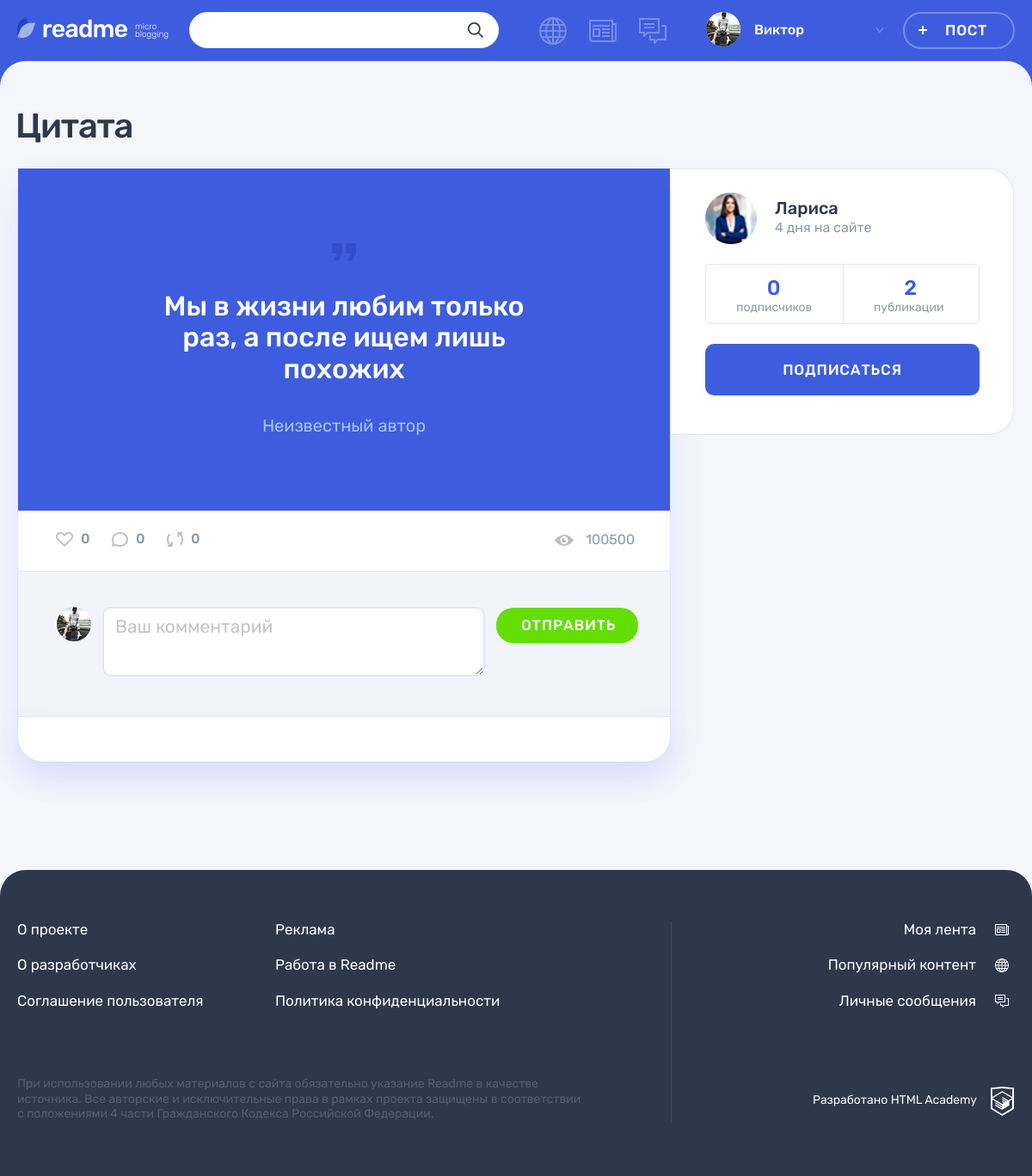
The app's page /post.php?post_id=1 (signed in) with its own data.
### tables this page shows
CREATE TABLE posts (
  id INT UNSIGNED AUTO_INCREMENT PRIMARY KEY,
  post_date TIMESTAMP DEFAULT CURRENT_TIMESTAMP,
  title VARCHAR(128) NOT NULL,
  content_text VARCHAR(512) NULL,
  quote_author VARCHAR(128) NULL,
  img VARCHAR(128) NULL,
  video VARCHAR(128) NULL,
  link VARCHAR(256) NULL,
  views INT UNSIGNED NULL,
  
  user_id INT UNSIGNED NOT NULL,
  type_id INT UNSIGNED  NOT NULL,
  original_author_id INT UNSIGNED NULL,
  original_id INT UNSIGNED NULL
);

CREATE TABLE users (
id INT UNSIGNED AUTO_INCREMENT PRIMARY KEY,
registration_date TIMESTAMP DEFAULT CURRENT_TIMESTAMP,
email VARCHAR(128) NOT NULL UNIQUE,
login VARCHAR(128) NOT NULL UNIQUE,
password VARCHAR(128) NOT NULL,
avatar VARCHAR(128) NOT NULL
);

### functions.php (called while the page is built, shortened)
<?php
function include_template($name, $data)
{
    $name = 'templates/' . $name;
    extract($data);
    require $name;
    $result = ob_get_clean();
    return $result;
}
function anti_xss($user_content)
{
    return htmlspecialchars($user_content, ENT_QUOTES);
}
function time_ago($post_upload_time, $ago_text = " назад")
{
    $interval = $post_upload_time->diff(new DateTime('now'));
    $months = (int) $interval->format('%m');
    $days = (int) $interval->format('%d');
    $hours = (int) $interval->format('%H');
    $minutes = (int) $interval->format('%i');
    $years = (int) $interval->format('%Y');
    $ago = 0;
    if ($years !== 0) {
        $years = floor($years);
        $ago = $years . ' ' . plural_form($years, array('год', 'года', 'лет')) . $ago_text;
    } elseif ($months !== 0) {
        $months = floor($months);
        $ago = $months . ' ' . plural_form($months, array('месец', 'месеца', 'месецев')) . $ago_text;
    } elseif ($days > 7 && $days < 35) {
        $week = floor($days / 7);
        $ago = $week . ' ' . plural_form($week, array('неделю', 'недели', 'недель')) . $ago_text;
    } elseif ($days !== 0) {
        $ago = $days . ' ' . plural_form($days, array('день', 'дня', 'дней')) . $ago_text;
    } elseif ($hours !== 0) {
        $hours = floor($hours);
        $ago = $hours . ' ' . plural_form($hours, array('час', 'часа', 'часов')) . $ago_text;
    } elseif ($minutes !== 0) {
        $ago = $minutes . ' ' . plural_form($minutes, array('минуту', 'минуты', 'минут')) . $ago_text;
    } else {
        $ago = 'меньше минуты назад';
    }
    return $ago;
}
function plural_form($n, $forms)
{
    return $n % 10 === 1 && $n % 100 !== 11 ? $forms[0] : ($n % 10 >= 2 && $n % 10 <= 4 && ($n % 100 < 10 || $n % 100 >= 20) ? $forms[1] : $forms[2]);
}

### db_requests.php (called while the page is built, shortened)
<?php
function get_data($link, $sql)
{
    $result = mysqli_query($link, $sql);
    $result = mysqli_fetch_all($result, MYSQLI_ASSOC);
    return $result;
}
function get_post_info($link, $post_id, $profile_id)
{
    $sql = "SELECT p.*, ct.icon_type, u.avatar, u.login AS author_login, u.registration_date,
    IFNULL((SELECT COUNT(*) FROM likes l WHERE l.post_id = p.id), 0) AS likes,
    IFNULL((SELECT COUNT(*) FROM comments com WHERE com.post_id = p.id), 0) AS comments_count,
    IFNULL((SELECT COUNT(*) FROM subscriptions sub WHERE sub.userto_id = p.user_id), 0) AS subscribers,
    IFNULL((SELECT COUNT(*) FROM posts post WHERE post.original_id = p.id), 0) AS reposts,
    post.post_date AS original_date, us.login AS original_author_name, us.avatar AS original_author_avatar,
    IFNULL ((SELECT COUNT(*) FROM subscriptions sub WHERE sub.userto_id = p.user_id AND sub.user_id = $profile_id ), 0) AS is_subscribed,
    IFNULL((SELECT COUNT(*) FROM posts post WHERE post.user_id = p.user_id), 0) AS user_posts
    FROM posts p
    JOIN users u ON p.user_id = u.id
    JOIN content_type ct ON p.type_id = ct.id
    LEFT JOIN users us ON us.id = p.original_author_id
    LEFT JOIN posts post ON post.id = p.original_id
   WHERE p.id = $post_id";
    $result = get_data($link, $sql);
    return empty($result) ? NULL : $result;
}

### templates/post-layout.php (the view, shortened to what this page needs)
<main class="page__main page__main--publication">
  <div class="container">
    <h1 class="page__title page__title--publication"><?= anti_xss($post_info['title']) ?></h1>
    <section class="post-details">
      <div class="post-details__wrapper post-<?= $post_info['icon_type']?>">
        <div class="post-details__main-block post post--details">
        <?= $post_content ?>
          <div class="post__indicators">
            <div class="post__buttons">
              <a class="post__indicator post__indicator--likes button" href="like.php?post_id=<?= $post_info['id'] ?>" title="Лайк">
                <svg class="post__indicator-icon" width="20" height="17">
                  <use xlink:href="#icon-heart"></use>
                </svg>
                <span><?= $post_info['likes'] ?></span>
              </a>
              <a class="post__indicator post__indicator--comments button" href="post.php#last-comment" title="Комментарии">
                <svg class="post__indicator-icon" width="19" height="17">
                  <use xlink:href="#icon-comment"></use>
                </svg>
                <span><?= $post_info['comments_count'] ?></span>
              </a>
              <a class="post__indicator post__indicator--repost button" href="repost.php?post_id=<?= $post_info['id'] ?>" title="Репост">
                <svg class="post__indicator-icon" width="19" height="17">
                  <use xlink:href="#icon-repost"></use>
                </svg>
                <span><?= $post_info['reposts'] ?></span>
              </a>
            </div>
            <span class="post__view"><?= $post_info['views'] ?></span>
          </div>
          <div class="comments">
            <form class="comments__form form" method="post">
              <div class="comments__my-avatar">
                <img class="comments__picture" width="40px" src="userpics/<?= anti_xss($user_data['avatar']) ?>" alt="Аватар пользователя">
              </div>
              <div class="form__input-section <?= (!empty($errors['comment']) ? "form__input-section--error" : "") ?>">
                <textarea class="comments__textarea form__textarea form__input" name="comment" id="comment" placeholder="Ваш комментарий"><?= getPostValue('comment') ?></textarea>
              </div>
              <button class="comments__submit button button--green" type="submit">Отправить</button>
            </form>
            <div class="comments__list-wrapper">
            </div>
          </div>
        </div>
        <div class="post-details__user user">
          <div class="post-details__user-info user__info">
            <div class="post-details__avatar user__avatar">
              <a class="post-details__avatar-link user__avatar-link" href="#">
                <img class="post-details__picture user__picture" width="60px" src="userpics/<?= anti_xss($post_info['avatar']) ?>" alt="Аватар пользователя">
              </a>
            </div>
            <div class="post-details__name-wrapper user__name-wrapper">
              <a class="post-details__name user__name" href="profile.php?active_tab=posts&user_id=<?= $post_info['user_id'] ?>">
                <span><?= anti_xss($post_info['author_login']) ?></span>
              </a>
              <?php $user_registration_date = new DateTime($post_info['registration_date']); ?>
              <time class="post-details__time user__time" title="<?= $user_registration_date->format('d.m.Y H:i') ?>" datetime="<?= $user_registration_date->format('Y-m-d H:i:s') ?>"><?= time_ago($user_registration_date, ' на сайте') ?></time>
            </div>
          </div>
          <div class="post-details__rating user__rating">
            <p class="post-details__rating-item user__rating-item user__rating-item--subscribers">
              <span class="post-details__rating-amount user__rating-amount"><?= $post_info['subscribers'] ?></span>
              <span class="post-details__rating-text user__rating-text"><?= plural_form($post_info['subscribers'],  array('подписчик', 'подписчика', 'подписчиков')) ?></span>
            </p>
            <p class="post-details__rating-item user__rating-item user__rating-item--publications">
              <span class="post-details__rating-amount user__rating-amount"><?= $post_info['user_posts'] ?></span>
              <span class="post-details__rating-text user__rating-text"><?= plural_form($post_info['user_posts'],  array('публикация', 'публикации', 'публикаций')) ?></span>
            </p>
          </div>
          <div class="post-details__user-buttons user__buttons">
          <?php if ((int) $post_info['is_subscribed'] === 1) : ?>
          <a class="profile__user-button user__button user__button--subscription button button--main button--quartz" href="subscription.php?user_id=<?= $post_info['user_id'] ?>">Отписаться</a>
          <a class="profile__user-button user__button user__button--writing button button--green" href="messages.php?receiver_id=<?= $post_info['user_id'] ?>">Сообщение</a>
          <?php elseif ($post_info['user_id'] === $user_data['id']) : ?>
            <a class="profile__user-button user__button user__button--subscription button button--main" style="background-color:limegreen;" type="button">Это ваш профиль</a>
          <?php else : ?>
          <a class="profile__user-button user__button user__button--subscription button button--main" href="subscription.php?user_id=<?= $post_info['user_id'] ?>">Подписаться</a>
        <?php endif ?>
          </div>
        </div>
      </div>
    </section>
  </div>
</main>

### templates/post/post-quote.php
<div class="post-details__image-wrapper post-quote">
	<div class="post__main">
	  <blockquote>
		<p>
		  <?= anti_xss($post_info['content_text']) ?>
		</p>
		<cite><?= anti_xss($post_info['quote_author']) ?></cite>
	  </blockquote>
  </div>
</div>

### records on screen
posts: title "Цитата", content_text "Мы в жизни любим только раз, а после ищем лишь похожих", quote_author "Неизвестный автор", views "100500", user.avatar (picture), user.login "Лариса", user.registration_date "4 дня на сайте"

### other values on screen
$user_data['login'] "Виктор"
$post_info['likes'] "0"
$post_info['comments_count'] "0"
$post_info['reposts'] "0"
$post_info['subscribers'] "0"
$post_info['user_posts'] "2"
